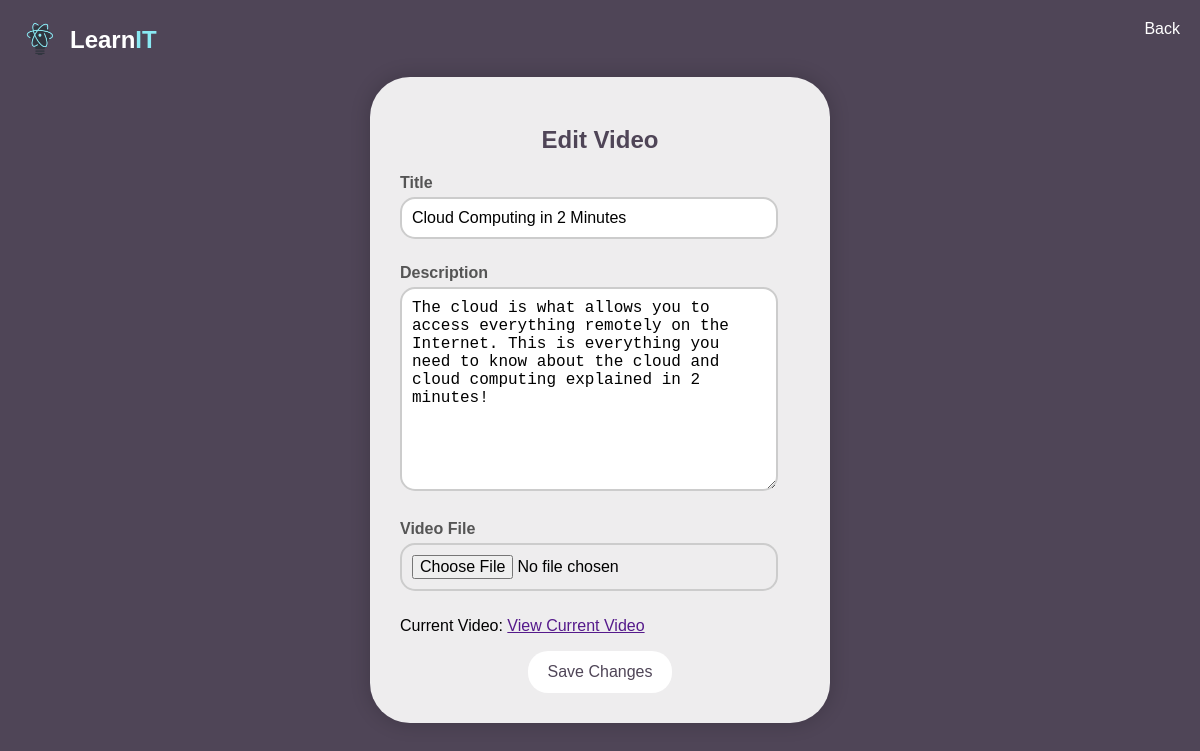
/edit_video/7/, run on the app's committed database.
### users/models.py (models this page shows, shortened)
class Video(models.Model):
    uploader = models.ForeignKey(User, on_delete=models.CASCADE)
    title = models.CharField(max_length=255)
    description = models.TextField()
    video_file = models.FileField(upload_to='videos/')
    upload_date = models.DateTimeField(auto_now_add=True)
    category = models.CharField(max_length=100, choices=CATEGORY_CHOICES)
    views = models.PositiveIntegerField(default=0)

### users/views.py (the view)
# urls.py: path('edit_video/<int:video_id>/', views.edit_video, name='edit_video'),
def edit_video(request, video_id):
    video = get_object_or_404(Video, id=video_id)
    if request.method == 'POST':
        form = VideoForm(request.POST, request.FILES, instance=video)
        if form.is_valid():
            form.save()
            return redirect('profile')
    else:
        form = VideoForm(instance=video)
    return render(request, 'users/edit_video.html', {'form': form})

### users/forms.py
class VideoForm(forms.ModelForm):
    class Meta:
        model = Video
        fields = ['title', 'description', 'video_file']

### users/templates/users/edit_video.html (shortened to what this page needs)
{% load static %}
<!DOCTYPE html>
<html>
<head>
</head>
<body>
    <div class="logo" onclick="goToHome()">
        <img src="{% static 'images/LITlogo.png' %}" alt="LearnIT Logo">
        Learn<span class="it-part">IT</span>
    </div>
    <a href="#" class="skip-button" onclick="goBack()">Back</a>
    <div class="container">
        <h2>Edit Video</h2>
        <form method="post" enctype="multipart/form-data">
            <div class="form-group">
                <label for="id_title">Title</label>
                {{ form.title }}
            </div>
            <div class="form-group">
                <label for="id_description">Description</label>
                {{ form.description }}
            </div>
            <div class="form-group">
                <label for="id_video_file">Video File</label>
                <input type="file" name="video_file" accept="video/*" class="form-control" />
                <p>Current Video: <a href="{{ video.video_file.url }}" target="_blank">View Current Video</a></p>
            </div>
            <button type="submit">Save Changes</button>
        </form>
    </div>
</body>
</html>

### users/templates/users/edit_video.html (style rules this page uses)
body { background-color: #4f4557; background-position: center center; background-repeat: no-repeat; background-size: cover; font-family: sans-serif; display: flex; justify-content: center; align-items: center; min-height: 100vh; margin: 0; }
.container { background-color: rgba(255, 255, 255, 0.9); padding: 30px; border-radius: 40px; box-shadow: 0 0 20px rgba(0, 0, 0, 0.2); text-align: center; width: 400px; }
.logo { position: absolute; top: 20px; left: 20px; display: flex; align-items: center; color: #ffffff; font-size: 24px; font-weight: bold; cursor: pointer; }
.logo img { margin-right: 10px; height: 40px; color: #ffffff; font-size: 0px; }
.logo .it-part { color: #89E9F3; }
h2 { color: #4f4557; margin-bottom: 20px; font-size: 24px; }
.form-group { margin-bottom: 15px; text-align: left; }
label { display: block; margin-bottom: 5px; color: #555; font-weight: bold; }
input[type="text"], input[type="file"], textarea { width: calc(100% - 22px); padding: 10px; border: 2px solid #ccc; border-radius: 15px; box-sizing: border-box; margin-bottom: 10px; font-size: 16px; }
textarea { resize: vertical; min-height: 80px; }
button[type="submit"] { background-color: #ffffff; color: #4f4557; padding: 12px 20px; border: none; border-radius: 20px; cursor: pointer; font-size: 16px; transition: background-color 0.3s ease; }
.skip-button { position: absolute; top: 20px; right: 20px; color: #ffffff; text-decoration: none; font-size: 16px; }

### data on the page
Video: title "Cloud Computing in 2 Minutes", description "The cloud is what allows you to access everything remotely on the Internet. This is everything you need to know about the cloud and cloud computing explained in 2 minutes!"
